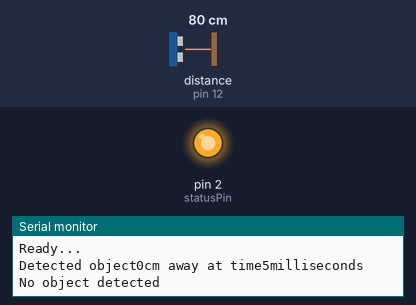
Bench run of a sketch on a simulated Arduino Uno, built with avr-gcc and run on an emulated ATmega328P. Parts: output pins drawn as LEDs (lit = HIGH), the last lines printed to the serial monitor. Wiring (inferred from the names in the program): ultrasonic range finder: trigger pin 13; echo pin 12. The test bench sets the inputs (shaded band); at power-on: distance to the obstacle (sensor on pin 12) 80 cm. The echo pulse lasts 58.3 µs per cm; pins used as bus, display or sensor lines are not drawn.

Above: at 1.2 s.
1.3 s: distance to the obstacle (sensor on pin 12) set to 8 cm
2.8 s: distance to the obstacle (sensor on pin 12) set to 5 cm
At 4.0 s:
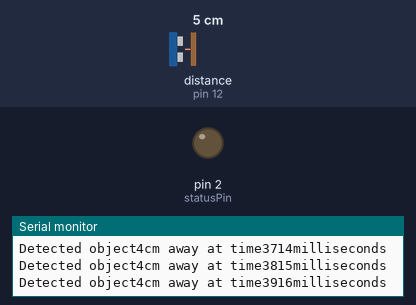
4.3 s: distance to the obstacle (sensor on pin 12) set to 74 cm
5.8 s: distance to the obstacle (sensor on pin 12) set to 82 cm
At 6.8 s:
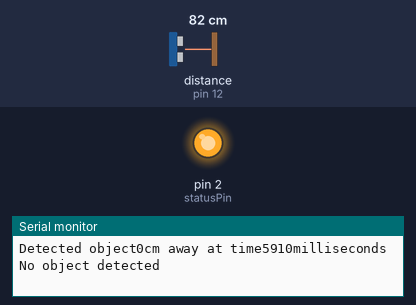
7.4 s: distance to the obstacle (sensor on pin 12) set to 2 cm
At 8.8 s:
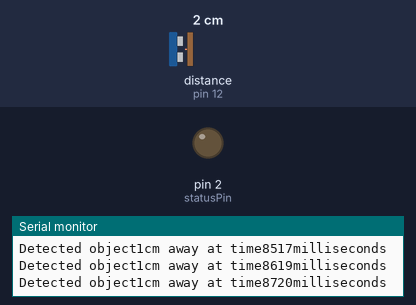
Timing chart, 0 to 9.9 s (numbered marks = the images above; inputs shaded):
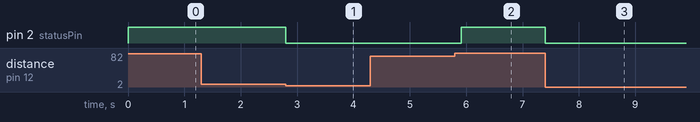

Measured:
- the behaviour switches between 7 and 6 cm on distance to the obstacle (sensor on pin 12) (found by bisection; images 0 and 1)
- the behaviour switches between 78 and 79 cm on distance to the obstacle (sensor on pin 12) (found by bisection; images 1 and 2)
- after the input at 1.3 s, every drawn part: stays the same
- after the input at 2.8 s, pin 2 (statusPin): HIGH → LOW at once
- after the input at 5.8 s, pin 2 (statusPin): LOW → HIGH after 0.11 s
- after the input at 7.4 s, pin 2 (statusPin): HIGH → LOW at once

The sketch:

source.ino
```cpp
//Author: Shaanan Curtis
//Date:   January 2019

#define statusPin 2
#define trigPin 13
#define echoPin 12

bool flag = false;
int i;
int a[5];
int sum;
int avg;

// returns the distance in cm
long distance()
{
  long duration;
  digitalWrite(trigPin, LOW);
  delayMicroseconds(2);
  digitalWrite(trigPin, HIGH);
  delayMicroseconds(10);
  digitalWrite(trigPin, LOW);
  // starts timing when signal goes HIGH
  // and stops timing when signal goes LOW
  // returns time in microseconds
  duration = pulseIn(echoPin, HIGH, 5000);  //the 5000 timeout is to limit reading to < 80 cm

  // calculate the distance (in cm) based on the speed of sound
  return duration/58.2;
}

void detectedObject(int d=0)
{
  digitalWrite(statusPin, LOW);
  Serial.print("Detected object");
  Serial.print(d);
  Serial.print("cm away at time");
  Serial.print(millis());
  Serial.println("milliseconds");
}

void noObject()
{
  digitalWrite(statusPin, HIGH);
  Serial.println("No object detected");
}

void setup()
{
  //run once
  Serial.begin(74880);
  pinMode(statusPin, OUTPUT);
  pinMode(trigPin, OUTPUT);
  pinMode(echoPin, INPUT);
  Serial.println("Ready...");
}

void loop()
{
  //loop infinitely
  int d = distance();

  if(i>4)
  {
    i=0;
    while(i<5)
    {
      sum += a[i];
      i++;
    }

    avg = sum/5;

    // if distance is not within bounds of avg distance after 5 iterations (error +-5),
    // set flag
    if(!((d>=sum-5)&&(d<=sum+5)))
    {
      noObject();
      flag = true;
    }
  }

  if(flag)
  {
    while(!((d>=sum-5)&&(d<=sum+5)) || !d)
    {
      d = distance();
    }
    flag = false;
  }

  detectedObject(d);
  //reset iterator and sum avg
  i=0;
  sum=0;
  avg=0;
  if(d>0)
  {
    //detectedObject(d);
    a[i] = d;
    i++;
  }
  else
  {
    noObject();
    flag = true;
  }

  delay(100);
}
```
